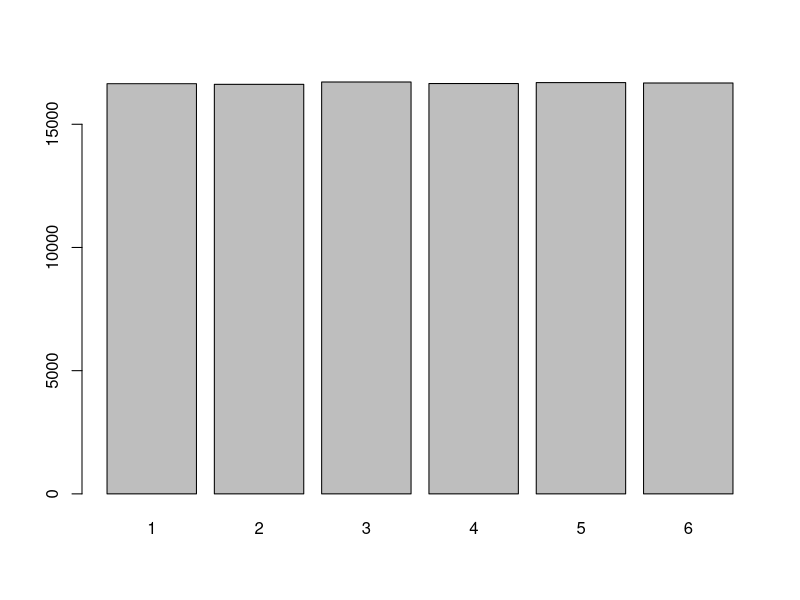

Write R code to recreate this figure.
# uniform distribution sumulate
# p = 1/n, n of die=6
roll <- 100000
n <- 6
die <- ceiling(runif(roll)*n) #ceiling_반올림 runif_랜덤
b <- table(die)
barplot(b) #막대그래프